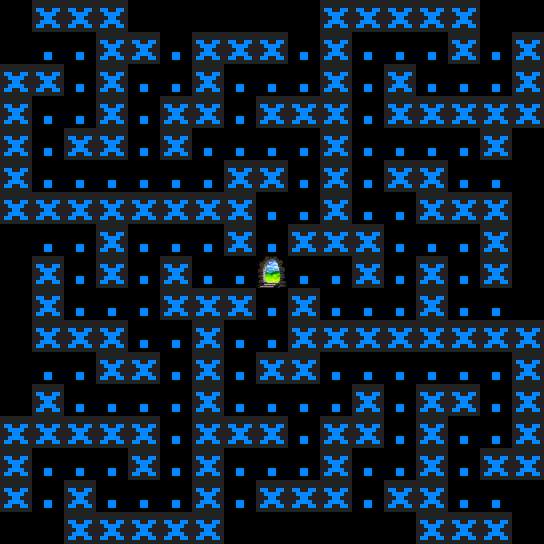

This is a level from a 2D game, rendered from its Tiled map with the project's own tilesets. A one-line summary and the complete map file follow:
An orthogonal 17x17 tile map with 32x32 px tiles, 1 tile layer (Tile Layer 1), 2 tilesets.

<map version="2017.05.26" orientation="orthogonal" renderorder="right-down" width="17" height="17" tilewidth="32" tileheight="32" backgroundcolor="#000000" nextobjectid="1">
 <tileset firstgid="1" source="../tilesets/features.tsx" />
 <tileset firstgid="145" source="../tilesets/basic.tsx" />
 <layer name="Tile Layer 1" width="17" height="17">
  <data encoding="csv">
0,146,146,146,0,0,0,0,0,0,146,146,146,146,146,0,0,
0,145,145,146,146,145,146,146,146,145,146,145,145,145,146,145,146,
146,146,145,146,145,145,146,145,145,145,146,145,146,145,145,145,146,
146,145,145,146,145,146,146,145,146,146,146,145,146,146,146,146,146,
146,145,146,146,145,146,145,145,145,145,146,145,145,145,145,146,0,
146,145,145,145,145,145,145,146,146,145,146,145,146,146,145,145,0,
146,146,146,146,146,146,146,146,145,145,146,145,145,146,146,146,0,
0,145,145,146,145,145,145,146,145,146,146,146,145,145,145,146,0,
0,146,145,146,145,146,145,145,9,145,145,146,145,146,145,146,0,
0,146,145,145,145,146,146,146,145,146,145,145,145,146,145,145,0,
0,146,146,146,145,145,146,145,145,146,146,146,146,146,146,146,146,
0,145,145,146,146,145,146,145,146,146,145,145,145,145,145,145,146,
0,146,145,145,145,145,146,145,145,145,145,146,145,146,146,145,146,
146,146,146,146,146,145,146,146,146,145,146,146,145,146,145,145,146,
146,145,145,145,146,145,146,145,145,145,146,145,145,146,145,146,146,
146,145,146,145,145,145,146,145,146,146,146,145,146,146,145,145,0,
0,0,146,146,146,146,146,0,0,0,0,0,0,146,146,146,0
</data>
 </layer>
</map>
